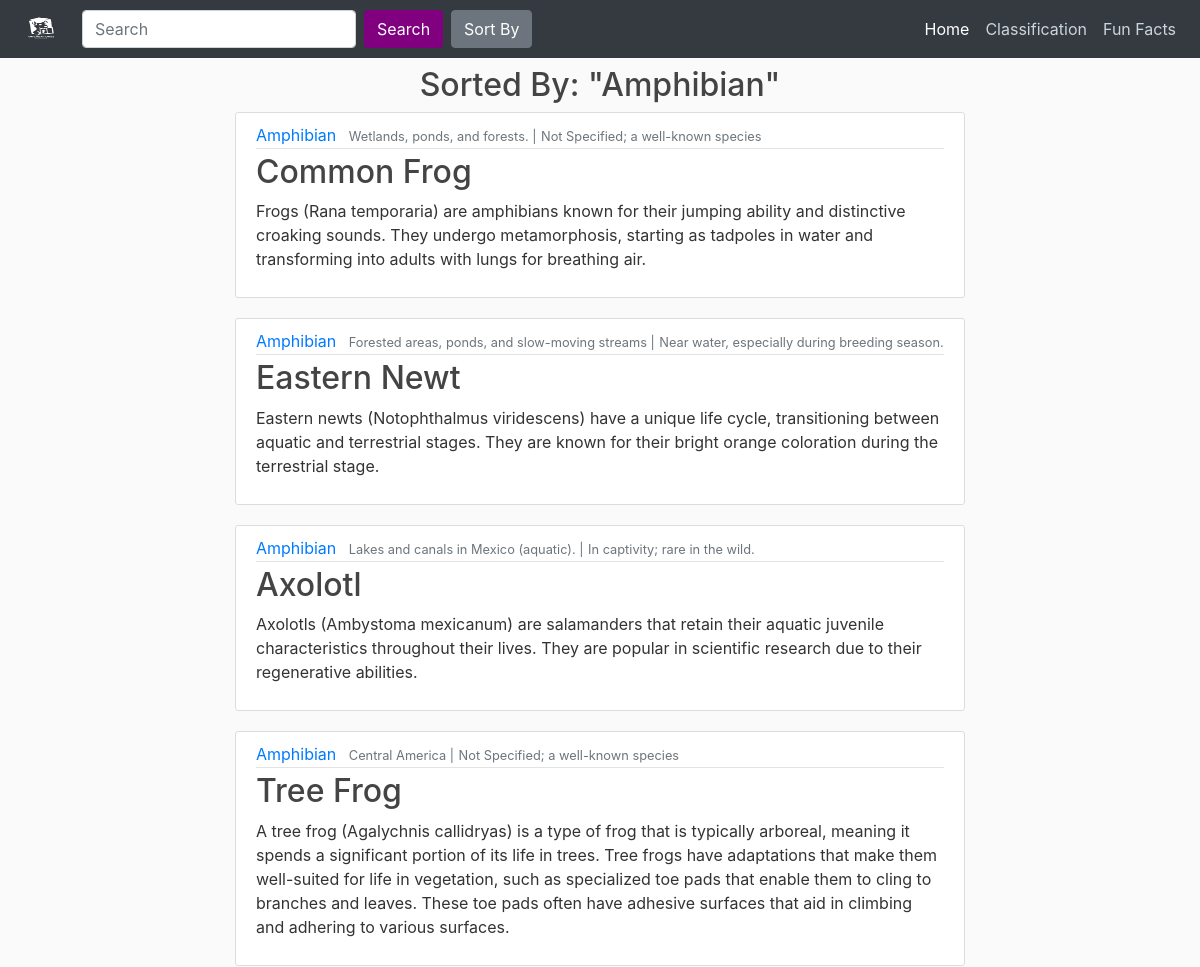
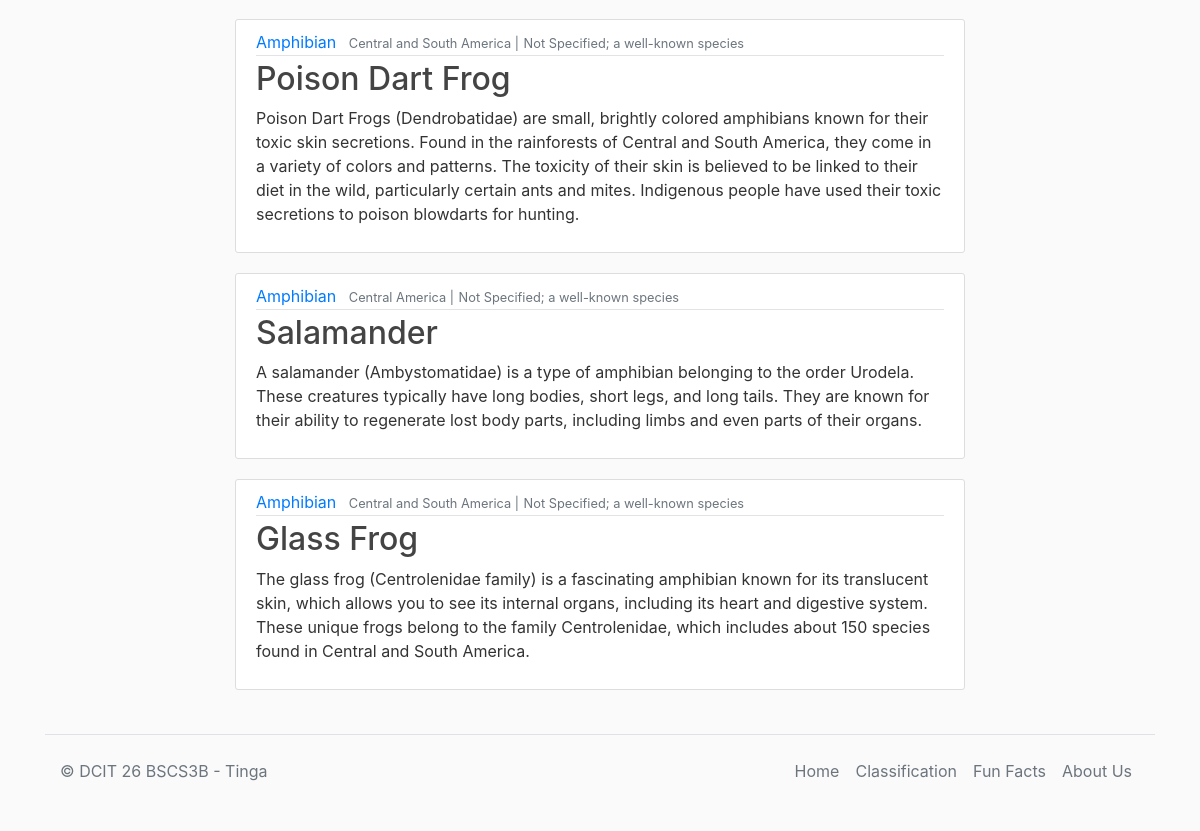
The app's page /Sorted/Amphibian/ with its own data (2 pictures, top to bottom).
### blog/models.py (models this page shows, shortened)
class Post(models.Model):
	an_type = models.CharField(max_length=100)
	animal_cat = models.CharField(max_length=50)
	animal = models.CharField(max_length=100)
	definition = models.TextField()
	location_discovered = models.CharField(max_length=100)
	location = models.CharField(max_length=100)
	more_info = models.TextField(null=True, blank=True)
	image_name = models.CharField(max_length=50)
	image = models.ImageField(upload_to="img/%y", height_field=None, width_field=None, max_length=None)
	sci_name = models.CharField(max_length=255)
	fav_food = models.CharField(max_length=255)

### blog/views.py (the view)
# urls.py: path('Sorted/<str:animal_type>/', views.sort_animals, name='blog-animals'),
def sort_animals(request, animal_type=None):
    if animal_type:
        sort_query = Post.objects.filter(an_type = animal_type)
    else:
        sort_query = Post.objects.all()
        sci_name = sort_query.values_list('sci_name', flat=True)
        fav_food = sort_query.values_list('fav_food', flat=True)
        animal_cat = sci_name = sort_query.values_list('animal_cat', flat=True)
    context1 = {
        'posts' : sort_query,
        'selected_animal_type' : animal_type,
    }
    return render(request, 'blog/sorting.html', context1)

### blog/templates/blog/sorting.html (shortened to what this page needs)
{% extends 'blog/base.html' %}
{% block content %}
<div>
{% if selected_animal_type %}
    <h2 style='text-align: center;'>Sorted By: "{{ selected_animal_type }}"</h2>
{% endif %}
</div>
<div>
  {% for post in posts %}
    <article class="media content-section mt-2">
          <div class="media-body">
            <div class="article-metadata">
              <a class="mr-2" href="{% url 'blog:blog-animals2' post.an_type %}">{{ post.an_type }}</a>
              <small class="text-muted">{{ post.location_discovered }} |</small>
              <small class="text-muted">{{ post.location }}</small>
            </div>
            <h2><a class="article-title" href="{% url 'blog:blog-info' post.animal %}">{{ post.animal }}</a></h2>
            <p class="article-content">{{ post.definition }}</p>
          </div>
        </article>
  {% endfor %}
</div>
{% endblock %}

### blog/static/blog/style.css (style rules this page uses)
body { background: #fafafa; color: #333333; margin-top: 0; }
h1, h2, h3, h4, h5, h6 { color: #444444; }
.content-section { background: #ffffff; padding: 10px 20px; border: 1px solid #dddddd; border-radius: 3px; margin-bottom: 20px; }
.article-title { color: #444444; }
.article-content { white-space: pre-line; }
.article-metadata { padding-bottom: 1px; margin-bottom: 4px; border-bottom: 1px solid #e3e3e3 }

### records on screen
Post: an_type "Amphibian", location_discovered "Wetlands, ponds, and forests.", location "Not Specified; a well-known species", animal "Common Frog", definition "Frogs (Rana temporaria) are amphibians known for their jumping ability and distinctive croaking sounds. They undergo metamorphosis, starting as tadpoles in water and transforming into adults with lungs for breathing air."
Post: an_type "Amphibian", location_discovered "Forested areas, ponds, and slow-moving streams", location "Near water, especially during breeding season.", animal "Eastern Newt", definition "Eastern newts (Notophthalmus viridescens) have a unique life cycle, transitioning between aquatic and terrestrial stages. They are known for their bright orange coloration during the terrestrial stage."
Post: an_type "Amphibian", location_discovered "Lakes and canals in Mexico (aquatic).", location "In captivity; rare in the wild.", animal "Axolotl", definition "Axolotls (Ambystoma mexicanum) are salamanders that retain their aquatic juvenile characteristics throughout their lives. They are popular in scientific research due to their regenerative abilities."
Post: an_type "Amphibian", location_discovered "Central America", location "Not Specified; a well-known species", animal "Tree Frog", definition "A tree frog (Agalychnis callidryas) is a type of frog that is typically arboreal, meaning it spends a significant portion of its life in trees. Tree frogs have adaptations that make them well-suited for life in vegetation, such as specialized toe pads that enable them to cling to branches and leaves. These toe pads often have adhesive surfaces that aid in climbing and adhering to various surfaces."
Post: an_type "Amphibian", location_discovered "Central and South America", location "Not Specified; a well-known species", animal "Poison Dart Frog", definition "Poison Dart Frogs (Dendrobatidae) are small, brightly colored amphibians known for their toxic skin secretions. Found in the rainforests of Central and South America, they come in a variety of colors and patterns. The toxicity of their skin is believed to be linked to their diet in the wild, particularly certain ants and mites. Indigenous people have used their toxic secretions to poison blowdarts for hunting."
Post: an_type "Amphibian", location_discovered "Central America", location "Not Specified; a well-known species", animal "Salamander", definition "A salamander (Ambystomatidae) is a type of amphibian belonging to the order Urodela. These creatures typically have long bodies, short legs, and long tails. They are known for their ability to regenerate lost body parts, including limbs and even parts of their organs."
Post: an_type "Amphibian", location_discovered "Central and South America", location "Not Specified; a well-known species", animal "Glass Frog", definition "The glass frog (Centrolenidae family) is a fascinating amphibian known for its translucent skin, which allows you to see its internal organs, including its heart and digestive system. These unique frogs belong to the family Centrolenidae, which includes about 150 species found in Central and South America."

### other values on screen
{{ selected_animal_type }} "Amphibian"
